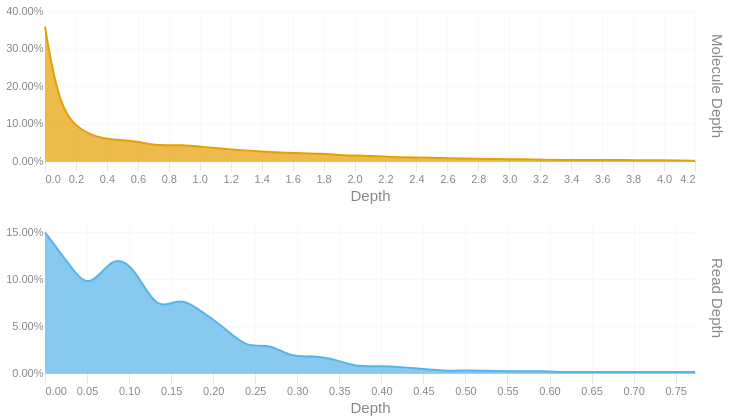

Notebook cell for this chart:
### Code cell
readdep = depth_hist(tb['Read Depth'], q99, 3)
readdep = readdep.with_columns(pl.lit('Read Depth').alias('Metric'))
if not SKIPLR:
    moldep = depth_hist(tb['Molecule Depth'], mol_q99, 1)
    moldep = moldep.with_columns(pl.lit('Molecule Depth').alias('Metric'))
    _hist = pl.concat([readdep, moldep])
    _hist = _hist.filter(pl.col('Proportion') != 0)
    with SafeRender(_hist):
        (
            alt.Chart(_hist)        
            .mark_area(interpolate = "basis")
            .encode(
                x=alt.X('Bin:Q').scale(domainMin=0).axis(alt.Axis(title='Depth')),
                y = alt.Y('Proportion:Q', title = None).axis(format = '.2%'),
                color = alt.Color('Metric:N').legend(None),
                row = alt.Row("Metric:N").header(title = None, labelOrient = 'right'),
                tooltip = [
                    alt.Tooltip("Metric:N", title = "Metric"),
                    alt.Tooltip('Interval:N', title = "Depth Interval"),
                    alt.Tooltip('Proportion:Q', title = "% Alignments").format('.2%')
                ]
            )
            .resolve_scale(x='independent', y='independent')
            .properties(
                height = 150, width = 650,
                usermeta={'embedOptions': {'downloadFileName': f'{samplename}.depth.hist'}}
            )
        ).display()
else:
    readdep = readdep.filter(pl.col('Proportion') != 0)
    with SafeRender(readdep):
        (
            alt.Chart(readdep)        
            .mark_area(interpolate = "basis")
            .encode(
                x=alt.X('Bin:Q').scale(domainMin=0).axis(alt.Axis(title='Depth')),
                y = alt.Y('Proportion:Q', title = None).axis(format = '.2%'),
                tooltip = [
                    alt.Tooltip('Interval:N', title = "Depth Interval"),
                    alt.Tooltip('Proportion:Q', title = "% Alignments").format('.2%')
                ]
            )
            .properties(
                usermeta={'embedOptions': {'downloadFileName': f'{samplename}.depth.hist'}}
            )
        ).display()

### Figure 1 — Vega-Lite specification as saved in the notebook (floating-point values rounded to 4 significant figures)
{"width": 650, "height": 150, "config": {"title": {"anchor": "start", "dy": -15, "fontSize": 18, "color": "#888888", "subtitleColor": "#888888", "subtitleFontSize": 14}, "arc": {"fill": "#0072B2"}, "axis": {"domainColor": "#888888", "domainWidth": 0.5, "gridWidth": 0.2, "grid": false, "titleFontWeight": 400, "titleFontSize": 15, "labelFontSize": 11, "labelColor": "#888888", "tickColor": "#888888", "tickWidth": 0.2, "titleColor": "#888888"}, "axisBand": {"grid": false}, "axisX": {"grid": true, "tickSize": 10, "domainCap": "round"}, "axisY": {"domain": false, "grid": true, "tickSize": 0, "domainCap": "round"}, "background": "transparent", "header": {"labelFontSize": 15, "labelColor": "#888888", "titleFontSize": 15, "titleFontWeight": 600, "titleColor": "#888888"}, "legend": {"labelFont": "sans-serif", "labelFontSize": 12, "labelColor": "#888888", "symbolSize": 100, "symbolType": "circle", "titleFontSize": 12, "titlePadding": 10, "titleColor": "#888888", "title": null}, "range": {"category": ["#E69F00", "#56B4E9", "#009E73", "#F0E442", "#0072B2", "#D55E00", "#CC79A7", "#000000"], "diverging": ["#cfe8f3", "#a2d4ec", "#73bfe2", "#46abdb", "#1696d2", "#12719e"]}, "area": {"fill": "#0072B2", "fillOpacity": 0.7, "line": true, "strokeOpacity": 0.7}, "line": {"color": "#0072B2", "stroke": "#0072B2", "strokeWidth": 2}, "trail": {"color": "#0072B2", "stroke": "#0072B2", "strokeWidth": 0, "size": 1}, "point": {"filled": true, "fillOpacity": 1.0, "size": 95}, "text": {"color": "#888888", "fontSize": 11, "align": "right", "fontWeight": 400, "size": 11}, "bar": {"fill": "#0072B2", "stroke": null}, "view": {"stroke": null, "continuousWidth": 660, "continuousHeight": 400}}, "data": {"name": "data-c4e04290b6870b61bbab210067bbacd2"}, "mark": {"type": "area", "interpolate": "basis"}, "encoding": {"color": {"field": "Metric", "legend": null, "type": "nominal"}, "row": {"field": "Metric", "header": {"title": null, "labelOrient": "right"}, "type": "nominal"}, "tooltip": [{"field": "Metric", "title": "Metric", "type": "nominal"}, {"field": "Interval", "title": "Depth Interval", "type": "nominal"}, {"field": "Proportion", "format": ".2%", "title": "% Alignments", "type": "quantitative"}], "x": {"axis": {"title": "Depth"}, "field": "Bin", "scale": {"domainMin": 0}, "type": "quantitative"}, "y": {"axis": {"format": ".2%"}, "field": "Proportion", "title": null, "type": "quantitative"}}, "resolve": {"scale": {"x": "independent", "y": "independent"}}, "usermeta": {"embedOptions": {"downloadFileName": "TF26LRJL0060_5B_10484332_23Y22YLT4_L7.depth.hist"}}, "$schema": "https://vega.github.io/schema/vega-lite/v6.4.1.json", "datasets": {"data-c4e04290b6870b61bbab210067bbacd2": [{"Bin": 0.0, "Interval": "0.0-0.027", "Proportion": 0.15, "Metric": "Read Depth"}, {"Bin": 0.027, "Interval": "0.027-0.053", "Proportion": 0.118, "Metric": "Read Depth"}, {"Bin": 0.053, "Interval": "0.053-0.08", "Proportion": 0.086, "Metric": "Read Depth"}, {"Bin": 0.08, "Interval": "0.08-0.107", "Proportion": 0.127, "Metric": "Read Depth"}, {"Bin": 0.107, "Interval": "0.107-0.133", "Proportion": 0.113, "Metric": "Read Depth"}, {"Bin": 0.133, "Interval": "0.133-0.16", "Proportion": 0.064, "Metric": "Read Depth"}, {"Bin": 0.16, "Interval": "0.16-0.187", "Proportion": 0.082, "Metric": "Read Depth"}, {"Bin": 0.187, "Interval": "0.187-0.213", "Proportion": 0.065, "Metric": "Read Depth"}, {"Bin": 0.213, "Interval": "0.213-0.24", "Proportion": 0.049, "Metric": "Read Depth"}, {"Bin": 0.24, "Interval": "0.24-0.267", "Proportion": 0.026, "Metric": "Read Depth"}, {"Bin": 0.267, "Interval": "0.267-0.293", "Proportion": 0.032, "Metric": "Read Depth"}, {"Bin": 0.293, "Interval": "0.293-0.32", "Proportion": 0.016, "Metric": "Read Depth"}, {"Bin": 0.32, "Interval": "0.32-0.347", "Proportion": 0.019, "Metric": "Read Depth"}, {"Bin": 0.347, "Interval": "0.347-0.373", "Proportion": 0.014, "Metric": "Read Depth"}, {"Bin": 0.373, "Interval": "0.373-0.4", "Proportion": 0.006, "Metric": "Read Depth"}, {"Bin": 0.4, "Interval": "0.4-0.427", "Proportion": 0.008, "Metric": "Read Depth"}, {"Bin": 0.427, "Interval": "0.427-0.453", "Proportion": 0.006, "Metric": "Read Depth"}, {"Bin": 0.453, "Interval": "0.453-0.48", "Proportion": 0.004, "Metric": "Read Depth"}, {"Bin": 0.48, "Interval": "0.48-0.507", "Proportion": 0.002, "Metric": "Read Depth"}, {"Bin": 0.507, "Interval": "0.507-0.533", "Proportion": 0.003, "Metric": "Read Depth"}, {"Bin": 0.533, "Interval": "0.533-0.56", "Proportion": 0.002, "Metric": "Read Depth"}, {"Bin": 0.56, "Interval": "0.56-0.587", "Proportion": 0.002, "Metric": "Read Depth"}, {"Bin": 0.587, "Interval": "0.587-0.613", "Proportion": 0.002, "Metric": "Read Depth"}, {"Bin": 0.613, "Interval": "0.613-0.64", "Proportion": 0.001, "Metric": "Read Depth"}, {"Bin": 0.64, "Interval": "0.64-0.667", "Proportion": 0.001, "Metric": "Read Depth"}, {"Bin": 0.667, "Interval": "0.667-0.693", "Proportion": 0.001, "Metric": "Read Depth"}, {"Bin": 0.693, "Interval": "0.693-0.72", "Proportion": 0.001, "Metric": "Read Depth"}, {"Bin": 0.773, "Interval": "0.773-0.8", "Proportion": 0.001, "Metric": "Read Depth"}, {"Bin": 0.0, "Interval": "0.0-0.1", "Proportion": 0.358, "Metric": "Molecule Depth"}, {"Bin": 0.1, "Interval": "0.1-0.3", "Proportion": 0.115, "Metric": "Molecule Depth"}, {"Bin": 0.3, "Interval": "0.3-0.4", "Proportion": 0.067, "Metric": "Molecule Depth"}, {"Bin": 0.4, "Interval": "0.4-0.6", "Proportion": 0.058, "Metric": "Molecule Depth"}, {"Bin": 0.6, "Interval": "0.6-0.7", "Proportion": 0.053, "Metric": "Molecule Depth"}, {"Bin": 0.7, "Interval": "0.7-0.9", "Proportion": 0.041, "Metric": "Molecule Depth"}, {"Bin": 0.9, "Interval": "0.9-1.0", "Proportion": 0.043, "Metric": "Molecule Depth"}, {"Bin": 1.0, "Interval": "1.0-1.2", "Proportion": 0.038, "Metric": "Molecule Depth"}, {"Bin": 1.2, "Interval": "1.2-1.3", "Proportion": 0.031, "Metric": "Molecule Depth"}, {"Bin": 1.3, "Interval": "1.3-1.5", "Proportion": 0.028, "Metric": "Molecule Depth"}, {"Bin": 1.5, "Interval": "1.5-1.6", "Proportion": 0.023, "Metric": "Molecule Depth"}, {"Bin": 1.6, "Interval": "1.6-1.8", "Proportion": 0.021, "Metric": "Molecule Depth"}, {"Bin": 1.8, "Interval": "1.8-1.9", "Proportion": 0.02, "Metric": "Molecule Depth"}, {"Bin": 1.9, "Interval": "1.9-2.0", "Proportion": 0.015, "Metric": "Molecule Depth"}, {"Bin": 2.0, "Interval": "2.0-2.2", "Proportion": 0.015, "Metric": "Molecule Depth"}, {"Bin": 2.2, "Interval": "2.2-2.3", "Proportion": 0.012, "Metric": "Molecule Depth"}, {"Bin": 2.3, "Interval": "2.3-2.5", "Proportion": 0.01, "Metric": "Molecule Depth"}, {"Bin": 2.5, "Interval": "2.5-2.6", "Proportion": 0.009, "Metric": "Molecule Depth"}, {"Bin": 2.6, "Interval": "2.6-2.8", "Proportion": 0.007, "Metric": "Molecule Depth"}, {"Bin": 2.8, "Interval": "2.8-2.9", "Proportion": 0.006, "Metric": "Molecule Depth"}, {"Bin": 2.9, "Interval": "2.9-3.1", "Proportion": 0.005, "Metric": "Molecule Depth"}, {"Bin": 3.1, "Interval": "3.1-3.2", "Proportion": 0.005, "Metric": "Molecule Depth"}, {"Bin": 3.2, "Interval": "3.2-3.4", "Proportion": 0.003, "Metric": "Molecule Depth"}, {"Bin": 3.4, "Interval": "3.4-3.5", "Proportion": 0.003, "Metric": "Molecule Depth"}, {"Bin": 3.5, "Interval": "3.5-3.7", "Proportion": 0.003, "Metric": "Molecule Depth"}, {"Bin": 3.7, "Interval": "3.7-3.8", "Proportion": 0.003, "Metric": "Molecule Depth"}, {"Bin": 3.8, "Interval": "3.8-4.0", "Proportion": 0.002, "Metric": "Molecule Depth"}, {"Bin": 4.0, "Interval": "4.0-4.1", "Proportion": 0.002, "Metric": "Molecule Depth"}, {"Bin": 4.1, "Interval": "4.1-4.2", "Proportion": 0.001, "Metric": "Molecule Depth"}, {"Bin": 4.2, "Interval": "4.2-4.39", "Proportion": 0.001, "Metric": "Molecule Depth"}]}}
